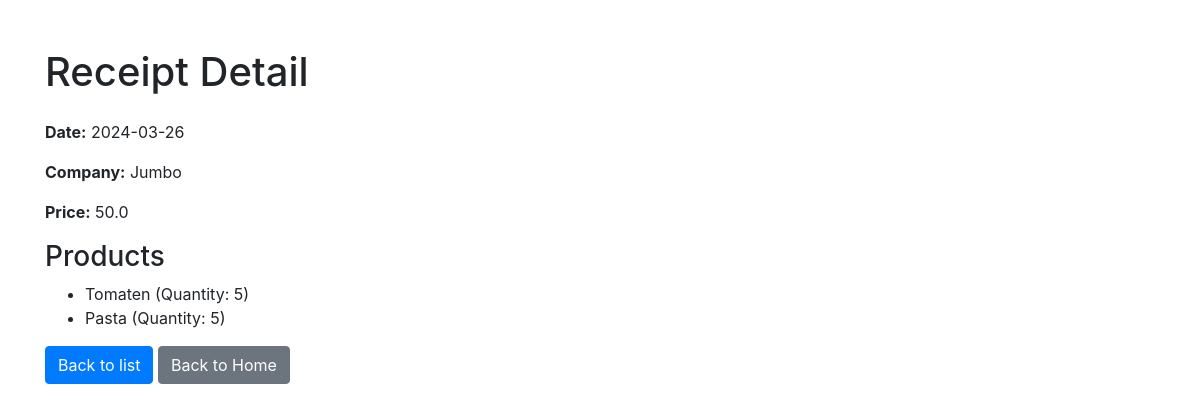
/receipt/9, run on the app's committed database.
### database.py (models this page shows)
class Receipt(db.Model):
    id = db.Column(db.Integer, primary_key=True)
    date = db.Column(db.String(50))
    company = db.Column(db.String(50))
    price = db.Column(db.Float)
    products = db.relationship('Product', backref='receipt', cascade="all, delete-orphan", lazy=True)

class Product(db.Model):
    id = db.Column(db.Integer, primary_key=True)
    name = db.Column(db.String(100), nullable=False)
    quantity = db.Column(db.Integer, nullable=False)
    receipt_id = db.Column(db.Integer, db.ForeignKey('receipt.id'), nullable=False)

### app.py (the view)
@app.route('/receipt/<int:id>')
def receipt_detail(id):
    receipt = db.get_or_404(Receipt, id)
    products = Product.query.filter_by(receipt_id=id).all()
    return render_template('receipt/detail.html', receipt=receipt, products=products)

### templates/receipt/detail.html (shortened to what this page needs)
<!DOCTYPE html>
<html>
<head>
    <link href="https://stackpath.bootstrapcdn.com/bootstrap/4.5.2/css/bootstrap.min.css" rel="stylesheet">
</head>
<body>
    <div class="container mt-5">
        <h1 class="mb-4">Receipt Detail</h1>
        <p><strong>Date:</strong> {{ receipt.date }}</p>
        <p><strong>Company:</strong> {{ receipt.company }}</p>
        <p><strong>Price:</strong> {{ receipt.price }}</p>
        <h3>Products</h3>
        <ul>
            {% for product in products %}
            <li>{{ product.name }} (Quantity: {{ product.quantity }})</li>
            {% else %}
            <li>No products found</li>
            {% endfor %}
        </ul>
        <a class="btn btn-primary" href="{{ url_for('receipt_list') }}">Back to list</a>
        <a class="btn btn-secondary" href="{{ url_for('index') }}">Back to Home</a>
    </div>
</body>
</html>

### data on the page
Receipt: date "2024-03-26", company "Jumbo", price "50.0"
Product: name "Tomaten", quantity "5"
Product: name "Pasta", quantity "5"
